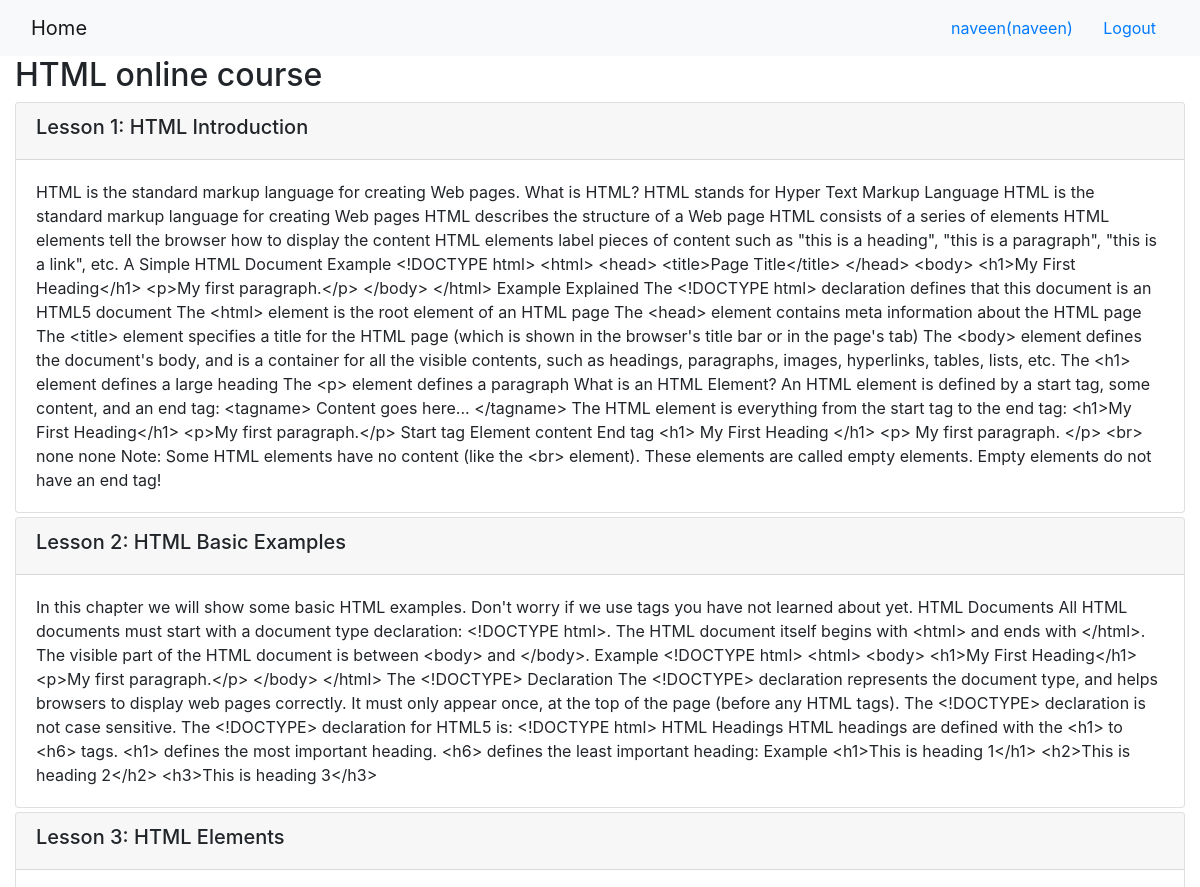
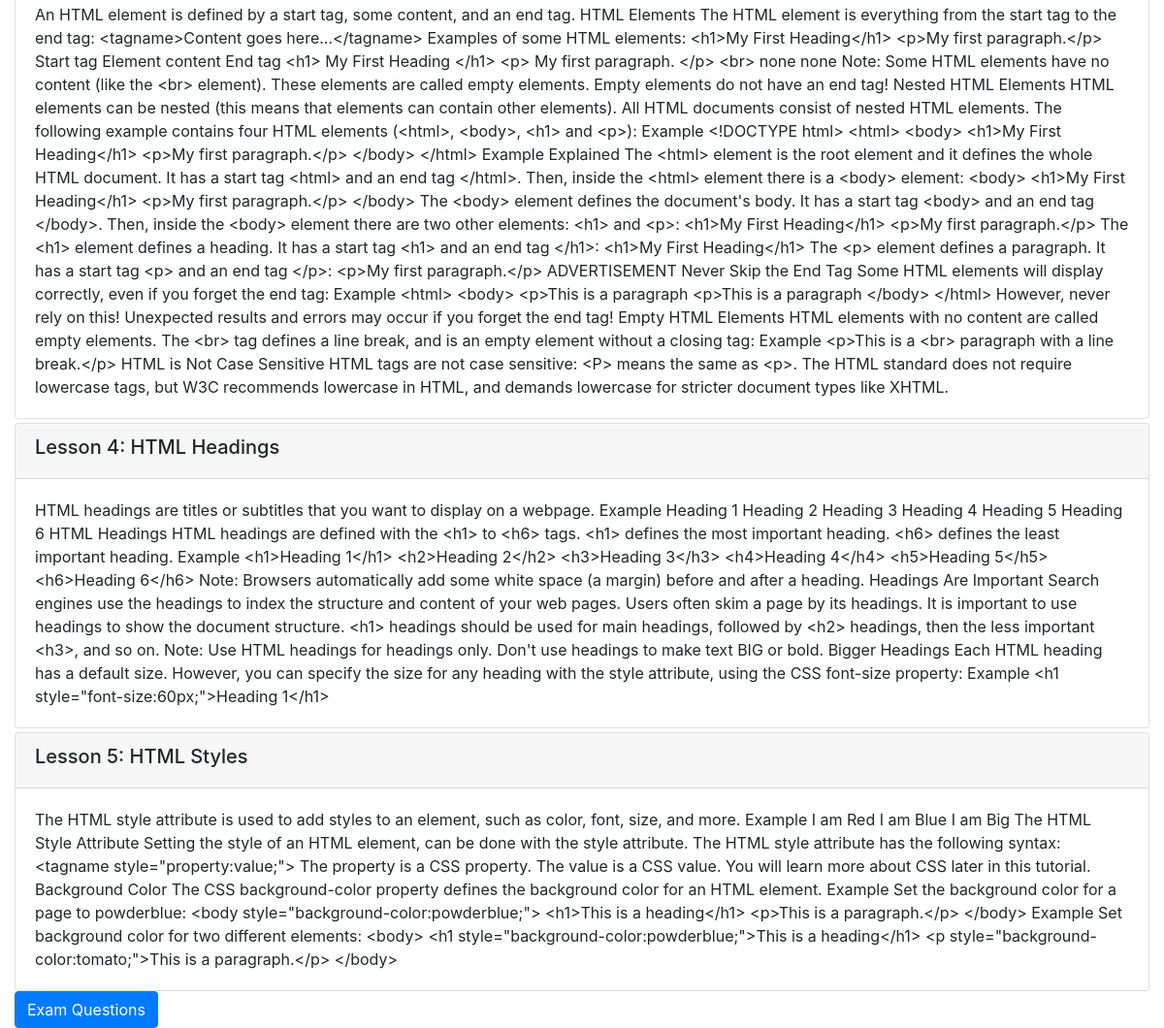
/1/ (signed in), run on the app's committed database (2 pictures, top to bottom).
### onlinecourse/models.py (models this page shows, shortened)
class Course(models.Model):
    name = models.CharField(null=False, max_length=60, default='online course')
    image = models.ImageField(upload_to='course_images/')
    description = models.CharField(max_length=1000)
    pub_date = models.DateField(null=True)
    instructors = models.ManyToManyField(Instructor)
    users = models.ManyToManyField(settings.AUTH_USER_MODEL, through='Enrollment')
    total_enrollment = models.IntegerField(default=0)
    is_enrolled = False

class Lesson(models.Model):
    title = models.CharField(max_length=200, default="title")
    order = models.IntegerField(default=0)
    course = models.ForeignKey(Course, on_delete=models.CASCADE)
    content = models.TextField()

### onlinecourse/views.py (the view)
# urls.py: path('<int:pk>/', views.CourseDetailView.as_view(), name='course_details'),
class CourseDetailView(generic.DetailView):
    model = Course
    template_name = 'onlinecourse/course_detail_bootstrap.html'

### onlinecourse/templates/onlinecourse/course_detail_bootstrap.html (shortened to what this page needs)
<!DOCTYPE html>
<html lang="en">
<head>
     {% load static %}
    <link rel="stylesheet" href="https://maxcdn.bootstrapcdn.com/bootstrap/4.5.2/css/bootstrap.min.css">
</head>
<body>
    <nav class="navbar navbar-light bg-light">
        <div class="container-fluid">
            <div class="navbar-header">
                  <a class="navbar-brand" href="{% url 'onlinecourse:index' %}">Home</a>
            </div>
            <ul class="nav navbar-nav navbar-right">
                {% if user.is_authenticated %}
                <li>
                    <a class="btn btn-link" href="#">{{ user.first_name }}({{ user.username }})</a>
                    <a class="btn btn-link" href="{% url 'onlinecourse:logout' %}">Logout</a>
                </li>
                {% endif %}
            </ul>
        </div>
    </nav>
    <div class="container-fluid">
            <h2>{{ course.name }}</h2>
            <div class="card-columns-vertical">
                {% for lesson in course.lesson_set.all %}
                    <div class="card mt-1">
                        <div class="card-header"><h5>Lesson {{lesson.order|add:1}}: {{lesson.title}}</h5></div>
                        <div class="card-body">{{lesson.content}}</div>
                    </div>
                {% endfor %}
            </div>
            <button type="button" class="btn btn-primary" data-toggle="collapse" data-target="#exam">Exam Questions</button>
        </div>
</body>
</html>

### data on the page
Course: name "HTML online course"
Lesson: order|add "1", title "HTML Introduction", content "HTML is the standard markup language for creating Web pages. What is HTML? HTML stands for Hyper Text Markup Language HTML is the standard markup language for creating Web pages HTML describes the structure of a Web page HTML consists of a series of elements HTML elements tell the browser how to display the content HTML elements label pieces of content such as \"this is a heading\", \"this is a paragraph\", \"this is a link\", etc. A Simple HTML Document Example <!DOCTYPE html> <html> <head> <title>Page Title</title> </head> <body> <h1>My First Heading</h1> <p>My first paragraph.</p> </body> </html> Example Explained The <!DOCTYPE html> declaration defines that this document is an HTML5 document…"
Lesson: order|add "2", title "HTML Basic Examples", content "In this chapter we will show some basic HTML examples. Don't worry if we use tags you have not learned about yet. HTML Documents All HTML documents must start with a document type declaration: <!DOCTYPE html>. The HTML document itself begins with <html> and ends with </html>. The visible part of the HTML document is between <body> and </body>. Example <!DOCTYPE html> <html> <body> <h1>My First Heading</h1> <p>My first paragraph.</p> </body> </html> The <!DOCTYPE> Declaration The <!DOCTYPE> declaration represents the document type, and helps browsers to display web pages correctly. It must only appear once, at the top of the page (before any HTML tags). The <!DOCTYPE> declaration is not case…"
Lesson: order|add "3", title "HTML Elements", content "An HTML element is defined by a start tag, some content, and an end tag. HTML Elements The HTML element is everything from the start tag to the end tag: <tagname>Content goes here...</tagname> Examples of some HTML elements: <h1>My First Heading</h1> <p>My first paragraph.</p> Start tag Element content End tag <h1> My First Heading </h1> <p> My first paragraph. </p> <br> none none Note: Some HTML elements have no content (like the <br> element). These elements are called empty elements. Empty elements do not have an end tag! Nested HTML Elements HTML elements can be nested (this means that elements can contain other elements). All HTML documents consist of nested HTML elements. The…"
Lesson: order|add "4", title "HTML Headings", content "HTML headings are titles or subtitles that you want to display on a webpage. Example Heading 1 Heading 2 Heading 3 Heading 4 Heading 5 Heading 6 HTML Headings HTML headings are defined with the <h1> to <h6> tags. <h1> defines the most important heading. <h6> defines the least important heading. Example <h1>Heading 1</h1> <h2>Heading 2</h2> <h3>Heading 3</h3> <h4>Heading 4</h4> <h5>Heading 5</h5> <h6>Heading 6</h6> Note: Browsers automatically add some white space (a margin) before and after a heading. Headings Are Important Search engines use the headings to index the structure and content of your web pages. Users often skim a page by its headings. It is important to use headings to show…"
Lesson: order|add "5", title "HTML Styles", content "The HTML style attribute is used to add styles to an element, such as color, font, size, and more. Example I am Red I am Blue I am Big The HTML Style Attribute Setting the style of an HTML element, can be done with the style attribute. The HTML style attribute has the following syntax: <tagname style=\"property:value;\"> The property is a CSS property. The value is a CSS value. You will learn more about CSS later in this tutorial. Background Color The CSS background-color property defines the background color for an HTML element. Example Set the background color for a page to powderblue: <body style=\"background-color:powderblue;\"> <h1>This is a heading</h1> <p>This is a paragraph.</p> </body>…"

### other printed values
{{ user.first_name }} "naveen"
{{ user.username }} "naveen"
